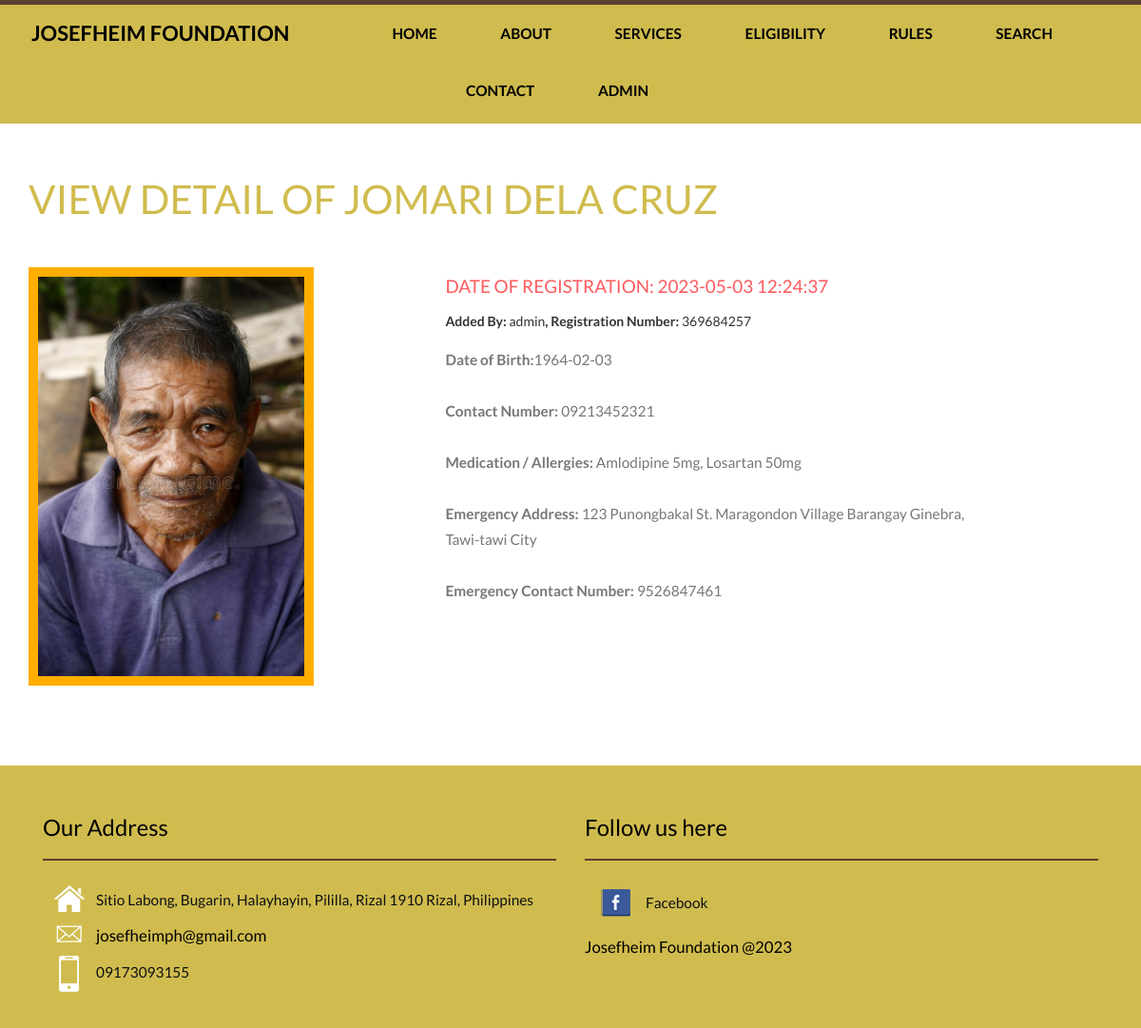
Page /view-scdetails.php?id=12 on the committed database.
### tables this page shows
CREATE TABLE `tblseniorcitizen` (
  `ID` int(5) NOT NULL,
  `RegistrationNumber` int(10) DEFAULT NULL,
  `Name` varchar(250) DEFAULT NULL,
  `DateofBirth` date DEFAULT NULL,
  `ContactNumber` varchar(15) DEFAULT NULL,
  `MedicationAllergies` mediumtext DEFAULT NULL,
  `ProfilePic` varchar(250) DEFAULT NULL,
  `EmergencyAddress` mediumtext DEFAULT NULL,
  `EmergencyContactnumber` varchar(11) DEFAULT NULL,
  `AddedBy` varchar(100) DEFAULT NULL,
  `RegitrationDate` timestamp NULL DEFAULT current_timestamp()
);

CREATE TABLE `tblpage` (
  `ID` int(10) NOT NULL,
  `PageType` varchar(200) DEFAULT NULL,
  `PageTitle` mediumtext DEFAULT NULL,
  `PageDescription` mediumtext DEFAULT NULL,
  `Email` varchar(200) DEFAULT NULL,
  `MobileNumber` varchar(15) DEFAULT NULL,
  `UpdationDate` date DEFAULT NULL,
  `Timing` varchar(200) NOT NULL
);

### view-scdetails.php (the view, shortened to what this page needs)
<?php
include('includes/config.php');
  ?>
<!DOCTYPE HTML>
<html>
<head>
<link href="css/bootstrap.css" rel='stylesheet' type='text/css' />
<link href="css/style.css" rel='stylesheet' type='text/css' />
</head>
<body>
<?php include_once('includes/header.php');?>
	<div class="content">
	<div class="blog">
		<div class="container">
			<?php
                    $id=intval($_GET['id']);
                         $query=mysqli_query($con,"select * from tblseniorcitizen where tblseniorcitizen.ID='$id'");
while($row=mysqli_fetch_array($query))
{
?>
			<div class="blog-top">
				<h3>View Detail of <?php echo htmlentities($row['Name']);?></h3>
			</div>
			<div class="blog-bottom">
				<div class=" single-top">
					<div class="left-blog">
						<a href="single.html"><img class="img-responsive" src="admin/images/<?php echo htmlentities($row['ProfilePic']);?>" width="300" height="300" alt="" /></a>
					</div>
					<div class="top-blog">
						<a class="fast" href="#"><h2>Date of Registration: <?php echo htmlentities($row['RegitrationDate']);?> </h2></a>
					<ul class="men-grid">
						<li><strong>Added By: </strong><?php echo htmlentities($row['AddedBy']);?><strong>, </li>
						<li>Registration Number: </strong><?php echo htmlentities($row['RegistrationNumber']);?></li>
					</ul>
					<p><strong>Date of Birth:</strong><?php echo htmlentities($row['DateofBirth']);?></p>
					<p><strong>Contact Number: </strong><?php echo htmlentities($row['ContactNumber']);?></p>
					<p><strong>Medication / Allergies: </strong><?php echo htmlentities($row['MedicationAllergies']);?></p>
					<p><strong>Emergency Address: </strong><?php echo htmlentities($row['EmergencyAddress']);?></p>
					<p><strong>Emergency Contact Number: </strong><?php echo htmlentities($row['EmergencyContactnumber']);?></p>
					</div>
				<div class="clearfix"> </div>
			</div><?php } ?>
		</div>
		</div>
	</div>
	<?php include_once('includes/footer.php');?>
</body>
</html>

### includes/header.php (shortened to what this page needs)
<div class="sub-header">
         <nav class="top-nav">
          <ul class="top-nav">
              <li style="float: left; font-weight: bold; font-size: 20px;"><a href="index.php">Josefheim Foundation</a></li>
            <li><a href="index.php">Home</a></li>
            <li><a href="about.php">  About </a></li>
            <li><a href="services.php">Services</a></li>
            <li><a href="eligibility.php">Eligibility</a></li>
            <li><a href="rules.php"> Rules </a></li>
            <li><a href="search.php"> Search </a></li>
            <li><a href="contact.php">Contact</a></li>
              <li><a href="admin/login.php">Admin</a></li>
          </ul>
        </nav>
</div>

### includes/footer.php (shortened to what this page needs)
<div class= "footer">
         <div class="container">
            <div class="col-md-6 footer-grid footer-grid1">
                    <div class="Office Address">
                        <h4>Our Address</h4>
                       <ul class="bottom-icons">
                        <?php
$ret=mysqli_query($con,"select * from tblpage where PageType='contactus' ");
while ($row=mysqli_fetch_array($ret)) {
?>
                            <li><a class="home" href="#"><span> </span></a><?php  echo $row['PageDescription'];?></li>
                            <li><a class="mail" href="mailto:info@example.com"><span> </span><?php  echo $row['Email'];?></a></li>
                            <li><a class="mbl" href="#"><span> </span></a><?php  echo $row['MobileNumber'];?></li>
                            <div class="clearfix"> </div><?php } ?>
                        </ul>
                     </div>
                </div>
                <div class="col-md-6 footer-grid footer-grid3">
                    <div class=" Follow us here">
                    <h4> Follow us here</h4>
                        <ul class="bottom-icons two">
                            <li><a class="fbook" href="https://web.facebook.com/josefheimfoundation/?_rdc=1&_rdr"><span> </span></a>Facebook</li>
                        </ul>
                    </div>
                    <div class="copy-center">
                            <p>Josefheim Foundation @2023</p>
                        </div>
                    </div>
                    <div class="clearfix"> </div>
                </div>
            </div>

### css/style.css (style rules this page uses)
body { background: #fff; font-family: 'Lato', sans-serif; }
.sub-header { background: #d0bc4e; border-top: 5px solid #5c4033; padding-bottom: 5px ; }
.top-nav { float:none; text-align: center; }
.top-nav:before, .top-nav:after { content: " "; display: table; }
.top-nav:after { clear: both; }
.top-nav ul li { display: inline-block; list-style: none; margin-right:2em; }
.top-nav ul li a { color: #000000; text-decoration: none; font-size: 1.1em; font-weight:700; text-transform: uppercase; padding: 10px 18px 10px; display: block; }
nav { position: relative; padding: 0 15px; }
nav ul { padding: 0; float: right; margin: 0; }
nav li { display: inline; position:relative; }
nav a { display: inline-block; text-decoration: none; line-height: 40px; }
.blog { background:#fff; padding: 4em 0; }
.blog-top h3 { margin:0 0 0.5em; font-size:3em; color:#d0bc4e; text-transform:uppercase; text-align: left; }
.blog-left,.left-blog,.top-blog { float:left; }
.left-blog { width: 36%; }
.left-blog img { border: 10px solid#FFAE00; }
.top-blog { width:53%; padding:0 0 0 2em; }
ul.men-grid li { padding: 0.5em 0; display: inline-block; }
.top-blog a.fast h2 { text-decoration: none; font-size: 1.35em; text-transform: uppercase; color: #FF5A5F; margin: 0.5em 0; font-weight: 400; }
ul.men-grid { padding: 0; }
.top-blog p { margin: 0 0 1.7em; font-size: 1.1em; color: #777; line-height: 1.8em; }
.single-top { padding: 2em 0; }
.footer { background: #d0bc4e; padding: 2em 0; }
.footer p { color: #000000; font-size:1.2em; text-decoration: none; font-weight:400; margin: 0; line-height: 1.9em; }
.footer-grid h4 { color: #000000; font-size: 1.7em; text-decoration: none; font-weight: 400; margin: 1em 0; border-bottom: 2px solid #5c4033; padding: 0px 0 20px 0; }
ul.bottom-icons,ul.bottom-icons.two { padding: 0; color: #0e1014; }
ul.bottom-icons li,ul.bottom-icons.two li { display: block; margin-left:0px; list-style: none; color: #0e1014; }
ul.bottom-icons.two li a span { width:32px; height:32px; display: inline-block; background: url('../images/footer.png') no-repeat; vertical-align: middle; -webkit-transition: all 0.3s ease; -moz-transition: all 0.3s ease; -o-transition: all 0.3s ease; transition: all 0.3s ease; margin: 0 16px; }
ul.bottom-icons li a span { width:32px; height:38px; display: inline-block; background: url('../images/icons.png') no-repeat; vertical-align: middle; -webkit-transition: all 0.3s ease; -moz-transition: all 0.3s ease; -o-transition: all 0.3s ease; transition: all 0.3s ease; margin: 0 12px; color: #0e1014; }
ul.bottom-icons li a.home span { background-position: 0px -119px; }
ul.bottom-icons li a.mail span { background-position: 0px -179px; }
ul.bottom-icons li a.mbl span { background-position: 0px -219px; }
ul.bottom-icons.two li a.fbook span { background-position: -0px -0px; }
.bottom-icons li a,.bottom-icons.two li a,.bottom-icons li,.bottom-icons.two li { font-weight: 400; font-size: 1.1em; text-decoration: none; color: #000000; transition: 0.5s all; -webkit-transition: 0.5s all; -moz-transition: 0.5s all; -o-transition: 0.5s all; }
.bottom-icons.two li a { line-height: 2.4em; }

### rows in the picture
tblseniorcitizen: Name "JOMARI DELA CRUZ", ProfilePic (picture), RegitrationDate "2023-05-03 12:24:37", AddedBy "admin", RegistrationNumber "369684257", DateofBirth "1964-02-03", ContactNumber "09213452321", MedicationAllergies "Amlodipine 5mg, Losartan 50mg", EmergencyAddress "123 Punongbakal St. Maragondon Village Barangay Ginebra, Tawi-tawi City", EmergencyContactnumber "9526847461"
tblpage: PageDescription "Sitio Labong, Bugarin, Halayhayin, Pililla, Rizal 1910 Rizal, Philippines", Email "josefheimph@gmail.com", MobileNumber "09173093155"
